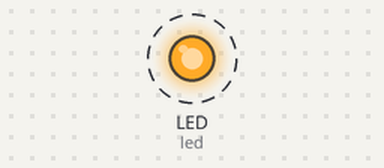
The program below on a simulated CircuitPython board. On the bench: output pins drawn as LEDs (lit = HIGH). Dashed ring = blinking.

Above: at 0.2 s.
Timing chart, 0 to 3.0 s (numbered marks = the images above):
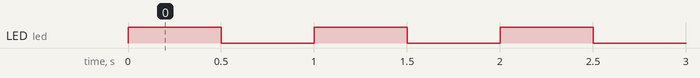

Measured:
- by itself, LED (led): alternates HIGH for 0.50 s and LOW for 0.50 s

The program:

main.py
```python
"""
CircuitPython example for Raspberry Pi Pico
Blink the built-in LED
"""

import board
import digitalio
import time

# Initialize the onboard LED
led = digitalio.DigitalInOut(board.LED)
led.direction = digitalio.Direction.OUTPUT

# Blink loop
while True:
    led.value = True
    time.sleep(0.5)
    led.value = False
    time.sleep(0.5)
```
